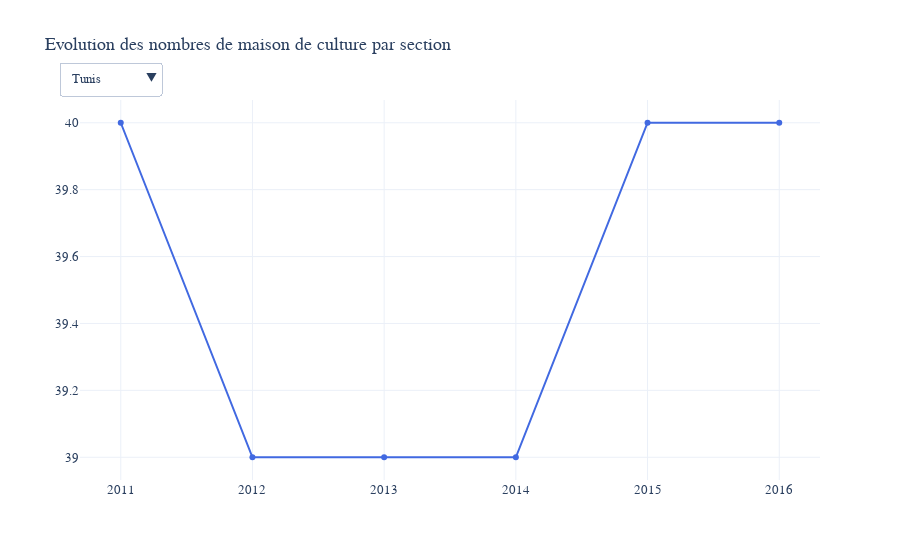

The notebook cell saved with this chart:
### Code cell
import plotly.express as px
import plotly.graph_objects as go
import pandas as pd
df4=pd.read_csv('evolution-nombre-maison-cultures-section.csv') 
df7=df4.iloc[:,1:]
df7.iloc[0]
fig = go.Figure()
fig = go.Figure()
years=[2011,2012,2013,2014,2015,2016]
data_bar=[go.Scatter(name='Tunis',
           visible=True,
           x=years, y=df7.iloc[0],
           marker_color='royalblue'),
          
         go.Scatter(name='Nord est',
           visible=False,
          x=years, y=df7.iloc[1],
          marker_color='royalblue'),
          
         go.Scatter(name='Nord west ',
           visible=False,
           x=years, y=df7.iloc[2],
           marker_color='royalblue'),
          
          go.Scatter(name='Centre est ',
           visible=False,
           x=years, y=df7.iloc[3],
           marker_color='royalblue'),
          go.Scatter(name='Centre west ',
           visible=False,
           x=years, y=df7.iloc[4],
           marker_color='royalblue'),
          go.Scatter(name='Sud est ',
           visible=False,
           x=years, y=df7.iloc[5],
           marker_color='royalblue'),
          go.Scatter(name='Sud west ',
           visible=False,
           x=years, y=df7.iloc[6],
           marker_color='royalblue'),
        ]
list_updatemenus=[
        {'args':[{"visible":[True,False,False,False,False,False,False]}],
         'label':"Tunis",
         'method':"update"},
    
        {'args':[{"visible":[False,True,False,False,False,False,False]}],
         'label':"Nord est",
         'method':"update"},

         {'args':[{"visible":[False,False,True,False,False,False,False]}],
         'label':"Nord west",
         'method':"update"},
    
         {'args':[{"visible":[False,False,False,True,False,False,False]}],
         'label':"Centre est",
         'method':"update"},
    {'args':[{"visible":[False,False,False,False,True,False,False]}],
         'label':"Centre west",
         'method':"update"},
    {'args':[{"visible":[False,False,False,False,False,True,False]}],
         'label':"Sud est",
         'method':"update"},
    {'args':[{"visible":[False,False,False,False,False,False,True]}],
         'label':"Sud west",
         'method':"update"},
    
    



]
layout_bar=go.Layout(updatemenus=list([dict(buttons= list_updatemenus, y=1.1 ,x=0.11)]),
                     title_text="Evolution des nombres de maison de culture par section",
                     template='plotly_white',
                     font=dict(
                    family=" Gravitas One, cursive",
                    size=13))

#defining figure and plotting
fig_2 = go.Figure(data_bar,layout_bar)
fig_2.show()

### Figure 1 — Plotly figure (JSON) as saved in the notebook; plotly's stock layout.template omitted (floating-point values rounded to 4 significant figures)
{"data": [{"marker": {"color": "royalblue"}, "name": "Tunis", "type": "scatter", "visible": true, "x": [2011, 2012, 2013, 2014, 2015, 2016], "y": [40, 39, 39, 39, 40, 40]}, {"marker": {"color": "royalblue"}, "name": "Nord est", "type": "scatter", "visible": false, "x": [2011, 2012, 2013, 2014, 2015, 2016], "y": [22, 21, 21, 21, 22, 24]}, {"marker": {"color": "royalblue"}, "name": "Nord west ", "type": "scatter", "visible": false, "x": [2011, 2012, 2013, 2014, 2015, 2016], "y": [36, 33, 34, 34, 34, 34]}, {"marker": {"color": "royalblue"}, "name": "Centre est ", "type": "scatter", "visible": false, "x": [2011, 2012, 2013, 2014, 2015, 2016], "y": [50, 50, 51, 52, 52, 52]}, {"marker": {"color": "royalblue"}, "name": "Centre west ", "type": "scatter", "visible": false, "x": [2011, 2012, 2013, 2014, 2015, 2016], "y": [30, 30, 30, 30, 30, 30]}, {"marker": {"color": "royalblue"}, "name": "Sud est ", "type": "scatter", "visible": false, "x": [2011, 2012, 2013, 2014, 2015, 2016], "y": [20, 20, 21, 21, 23, 23]}, {"marker": {"color": "royalblue"}, "name": "Sud west ", "type": "scatter", "visible": false, "x": [2011, 2012, 2013, 2014, 2015, 2016], "y": [17, 15, 15, 15, 15, 17]}], "layout": {"font": {"family": " Gravitas One, cursive", "size": 13}, "title": {"text": "Evolution des nombres de maison de culture par section"}, "updatemenus": [{"buttons": [{"args": [{"visible": [true, false, false, false, false, false, false]}], "label": "Tunis", "method": "update"}, {"args": [{"visible": [false, true, false, false, false, false, false]}], "label": "Nord est", "method": "update"}, {"args": [{"visible": [false, false, true, false, false, false, false]}], "label": "Nord west", "method": "update"}, {"args": [{"visible": [false, false, false, true, false, false, false]}], "label": "Centre est", "method": "update"}, {"args": [{"visible": [false, false, false, false, true, false, false]}], "label": "Centre west", "method": "update"}, {"args": [{"visible": [false, false, false, false, false, true, false]}], "label": "Sud est", "method": "update"}, {"args": [{"visible": [false, false, false, false, false, false, true]}], "label": "Sud west", "method": "update"}], "x": 0.11, "y": 1.1}]}}
